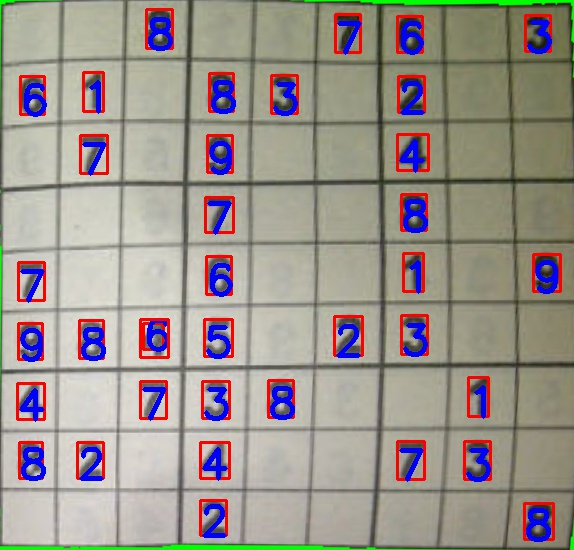
#> input picture images/sud3/OCR result.jpg, 574 x 550 px
$ python main.py   (Python 2 division)
#> lines starting #> are read from the running program, lines starting #| are printed output that depends on the picture; after the words box and inside, x2 and y2 are one past the last pixel; in counts of white or black regions, pixels touching at a corner belong together
import sys
import os
import re
import cv2
import numpy as np
import pdb
import copy
import math

class Image:
  def __init__(self):
    self.orig = []
    self.processed = []
    self.grid = []
    self.final = []
    self.output = []
    self.outputGray = []
    self.outputBackup = []
    self.solved = []

  # Gets the filename from the user
  def getFilename(self):
    filename = raw_input('Enter a file name: ')
#> the answer given: images/sud3/OCR result.jpg
    return filename

  def preProcess(self,img, blur_value):
    medBlur = cv2.medianBlur(img,blur_value)
    thresholded = cv2.adaptiveThreshold(medBlur,255,cv2.ADAPTIVE_THRESH_GAUSSIAN_C, cv2.THRESH_BINARY,11,2) # I took these values straight from the opencv docs, they could be played with (http://docs.opencv.org/trunk/doc/py_tutorials/py_imgproc/py_thresholding/py_thresholding.html)
    # invert the image
    cv2.bitwise_not(thresholded, thresholded)
    # connect disconnected lines
    kernel = np.array([[0,1,0],
                       [1,1,1],
                       [0,1,0]], np.uint8)
    thresholded_dilated = cv2.dilate(thresholded, kernel)
    return thresholded_dilated

  def findGrid(self):
    contour_image = copy.copy(self.processed)
    contours, hierarchy = cv2.findContours(contour_image, cv2.RETR_TREE, cv2.CHAIN_APPROX_SIMPLE)

    # Find the largest blob
    contours.sort(key=cv2.contourArea, reverse=True)
    biggest = None
    for i in contours:
      peri = cv2.arcLength(i,True)
      approx = cv2.approxPolyDP(i,0.02*peri,True)

      if len(approx)==4:
        # Check if it is close to a rectangular shape
        grid_approx = self.rectify(approx)
        (tl, tr, br, bl) = grid_approx
        widthA = np.sqrt(((br[0] - bl[0]) ** 2) + ((br[0] - bl[0]) ** 2))
        widthB = np.sqrt(((tr[0] - tl[0]) ** 2) + ((tr[0] - tl[0]) ** 2))
        wVariance = abs(widthA-widthB)
        heightA = np.sqrt(((tr[1] - br[1]) ** 2) + ((tr[1] - br[1]) ** 2))
        heightB = np.sqrt(((tl[1] - bl[1]) ** 2) + ((tl[1] - bl[1]) ** 2))
        hVariance = abs(heightA-heightB)
        if wVariance < .2*widthA and hVariance < .2*heightA:
          biggest = i
          break

    return biggest

  # Rectify makes sure that the points of the image are mapped correctly
  # Taken from: http://opencvpython.blogspot.ca/2012/06/sudoku-solver-part-3.html
  def rectify(self,h):
    h = h.reshape((4,2))
    hnew = np.zeros((4,2),dtype = np.float32)

    add = h.sum(1)
    hnew[0] = h[np.argmin(add)]
    hnew[2] = h[np.argmax(add)]

    diff = np.diff(h,axis = 1)
    hnew[1] = h[np.argmin(diff)]
    hnew[3] = h[np.argmax(diff)]

    return hnew

  def fixPerspective(self):
    grid_approx = cv2.approxPolyDP(self.grid,0.01*cv2.arcLength(self.grid,True), True );
    grid_approx = self.rectify(grid_approx)
    (tl, tr, br, bl) = grid_approx
    widthA = np.sqrt(((br[0] - bl[0]) ** 2) + ((br[0] - bl[0]) ** 2))
    widthB = np.sqrt(((tr[0] - tl[0]) ** 2) + ((tr[0] - tl[0]) ** 2))

    # ...and now for the height of our new image
    heightA = np.sqrt(((tr[1] - br[1]) ** 2) + ((tr[1] - br[1]) ** 2))
    heightB = np.sqrt(((tl[1] - bl[1]) ** 2) + ((tl[1] - bl[1]) ** 2))

    # take the maximum of the width and height values to reach
    # our final dimensions
    maxWidth = max(int(widthA), int(widthB))
    maxHeight = max(int(heightA), int(heightB))

    # construct our destination points which will be used to
    # map the screen to a top-down, "birds eye" view
    dst = np.array([
      [0, 0],
      [maxWidth - 1, 0],
      [maxWidth - 1, maxHeight - 1],
      [0, maxHeight - 1]], dtype = "float32")

    # calculate the perspective transform matrix and warp
    # the perspective to grab the screen
    M = cv2.getPerspectiveTransform(grid_approx, dst)
    warp = cv2.warpPerspective(self.orig, M, (maxWidth, maxHeight))
    return warp

  def captureImage(self):
    if (len(sys.argv) > 1):
      filename = sys.argv[1]
    else:
      filename = self.getFilename()

    # Create a directory to put the resulting images
    result_directory = re.sub("\.[^\.]+$","", filename)
    ext = re.sub("^[^.]+", "", filename)
    if not os.path.exists(result_directory):
      os.makedirs(result_directory)

    self.orig = cv2.imread(filename)
#> self.orig is the input picture: shape (550, 574, 3); mean B, G, R 140.6, 146.9, 154.5

    return result_directory

  def processImage(self,blur_value):
    # Resize to 450px wide
    r = 450.0 / self.orig.shape[1]
    dim = (450, int(self.orig.shape[0] * r))
    # perform the actual resizing of the image and show it
    self.orig = cv2.resize(self.orig, dim, interpolation = cv2.INTER_AREA)

    gray_img = cv2.cvtColor(self.orig, cv2.COLOR_BGR2GRAY)

    # First: Threshold the image
    self.processed = self.preProcess(gray_img,blur_value)

    # Second: Detect the grid and crop the original image to contain only the puzzle
    self.grid = self.findGrid()
    if self.grid is None:
      return None
    # Fix perspective (tilt)
    self.final = self.fixPerspective()
    self.output = np.copy(self.final)
    self.outputBackup = np.copy(self.output)
    self.solved = np.copy(self.final)

class OCRModel:
  # [63 lines left out: functions __init__, OCRPrepare, OCRRead, not called in this run]

class Puzzle:
  # [105 lines left out: functions __init__, draw, checkSolution, solve, toArray, toString and 1 more, not called in this run]

  def sameRow(self,i,j): return (i/9 == j/9)
  def sameCol(self,i,j): return (i-j) % 9 == 0
  def sameBlock(self,i,j): return (i/27 == j/27 and i%9/3 == j%9/3)

def main():
  img = Image()
  result_directory = img.captureImage()
  if img.orig is None:
    sys.exit(0)

  for blur_value in [3,5]:
    print "Attempting to find grid with blur value ", blur_value
    img.processImage(blur_value)

    if img.grid is not None:
      error = "Unfortunately we could not find a grid in that image. Please make sure that the grid takes up most of the image and isn't too distorted."
      next

    error = ""
    # Fourth: Grab the numbers
    reader = OCRModel()
    puzzle = Puzzle()
    reader.OCRPrepare(img,puzzle.model)

    for morphology_val in [-1,0,1]:
      puzzle.model = np.zeros((9,9),np.uint8)
      reader.OCRRead(img,puzzle.model,morphology_val)

      # Now solve!
      print "Attempting Morphology value ", morphology_val
      solved = puzzle.solve()
      if not np.where(solved == 0)[0].any():
        break

    if np.where(solved == 0)[0].any():
      # No solution found
      error = "No solution found"
      next

    if puzzle.checkSolution() == 0:
      error = ''
      break
#> this loop made 1 pass
#> pass 1, in processImage, `self.orig = cv2.resize(self.orig, dim, interpolation = cv2.INTER_AREA)`:
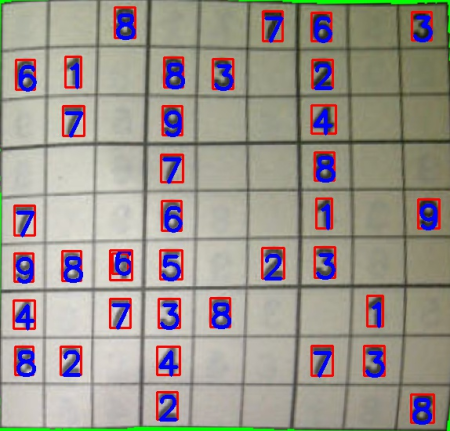
#> self.orig: shape (431, 450, 3); mean B, G, R 140.6, 146.9, 154.5
#> pass 1, in processImage, `gray_img = cv2.cvtColor(self.orig, cv2.COLOR_BGR2GRAY)`:
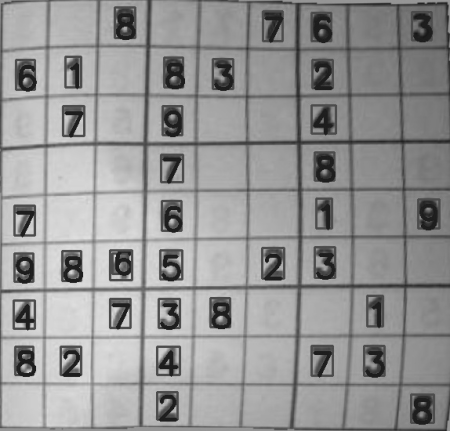
#> gray_img: shape (431, 450); min 22, max 224, mean 148.5
#> pass 1, in preProcess, `thresholded = cv2.adaptiveThreshold(medBlur,255,cv2.ADAPTIVE_THRESH_GA..`:
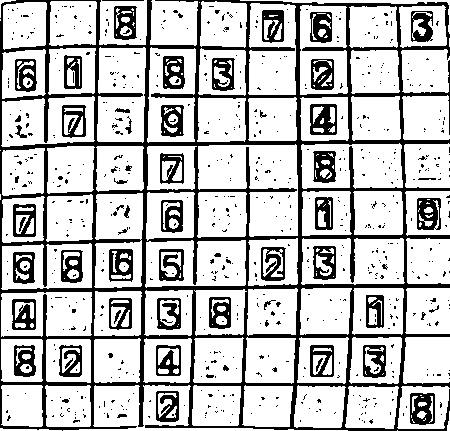
#> thresholded: shape (431, 450); 75.5% white; 694 black regions (629 under 20 px), largest, box (x1, y1, x2, y2) and area: (0, 0, 450, 431) 27629, (410, 393, 435, 425) 574, (310, 104, 337, 135) 568

  if error:
    print error
    sys.exit(0)

  puzzle.draw(img.solved)
  print "SOLVED!"
  print puzzle.model

  cv2.drawContours(img.orig, [img.grid],-1,(0,255,0),3)
  cv2.imwrite(result_directory+"/Pre-processed.jpg", img.processed)
  cv2.imwrite(result_directory+"/Grid.jpg", img.orig)
  cv2.imwrite(result_directory+"/PerspectiveAdjusted.jpg", img.final)
  cv2.imwrite(result_directory+"/OCR result.jpg",img.output)
  cv2.imwrite(result_directory+"/Solved.jpg",img.solved)
if __name__ == "__main__":
#> (the run stopped early here; a loop or call above may not have finished)
